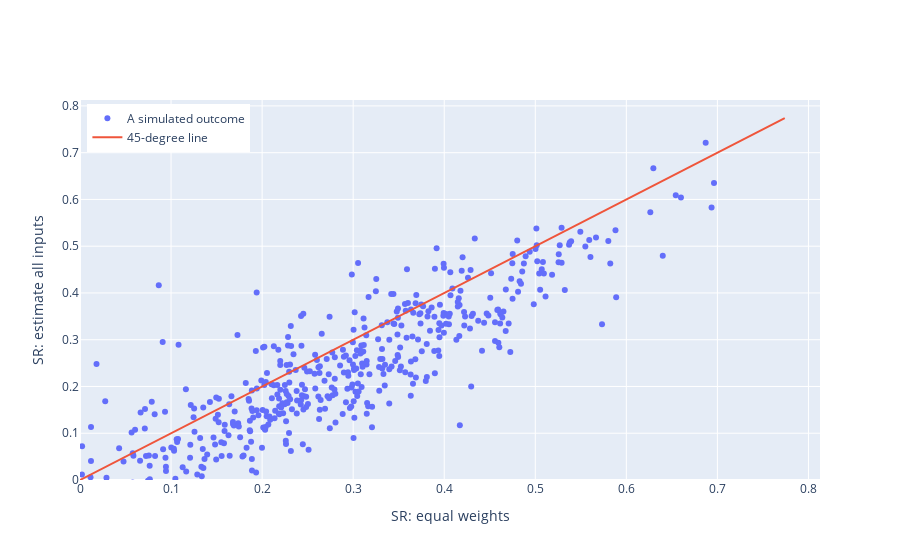
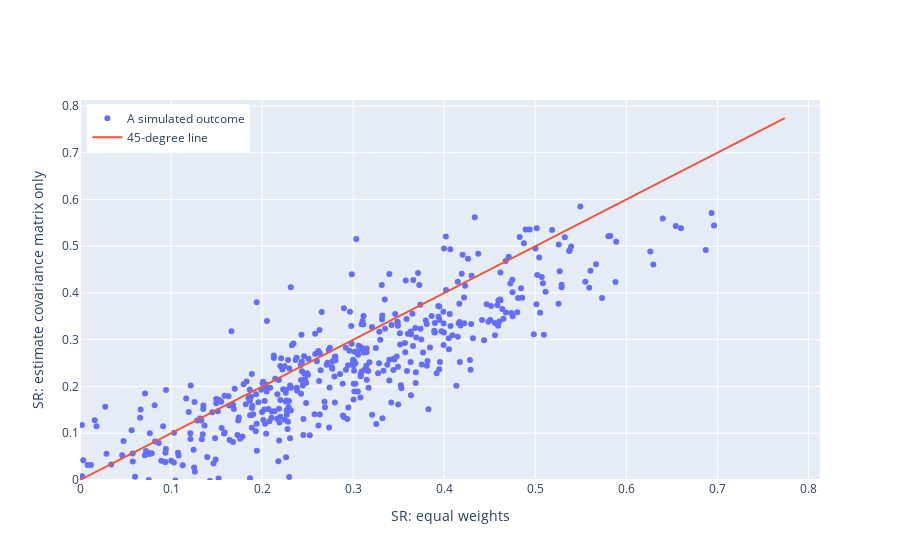
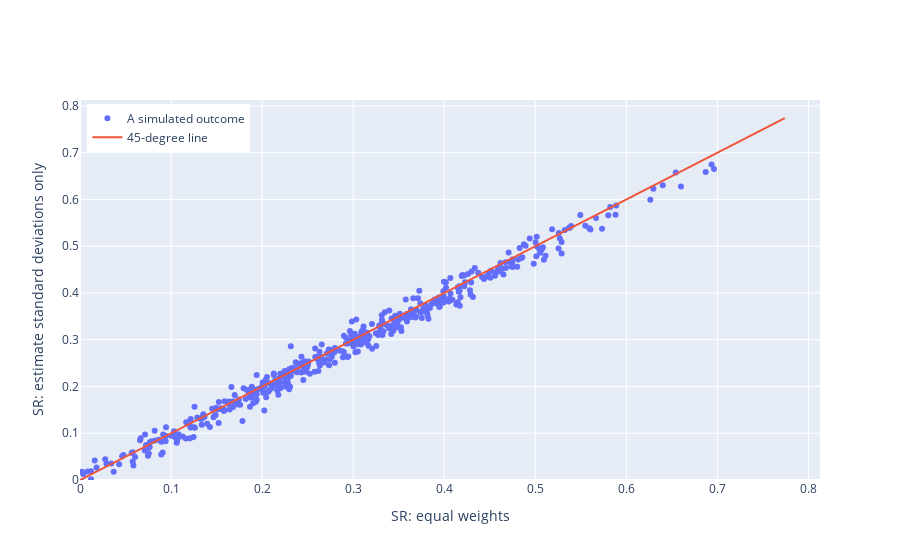

The code cell stored with these charts, in order, in its notebook:
### Code cell
figplot('ew','est_all')
figplot('ew','est_cov')
figplot('ew','est_sds')
